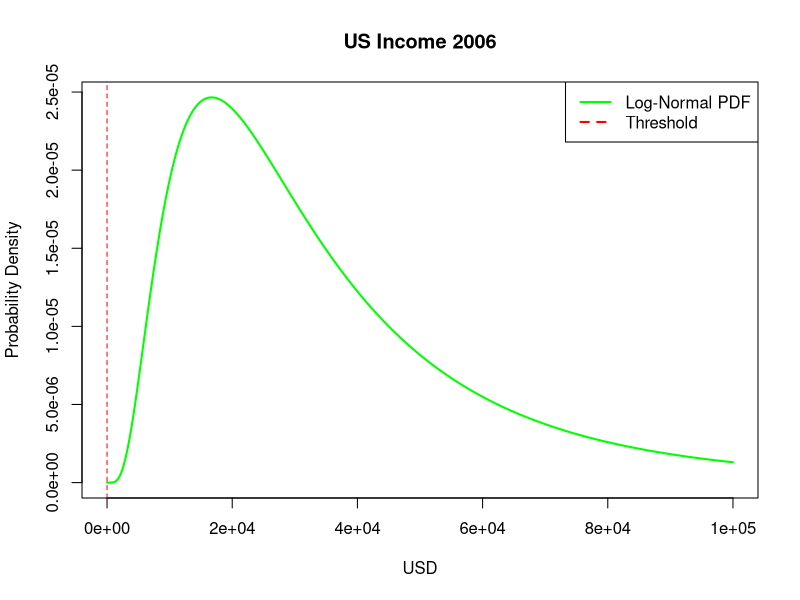

Generate this figure with R:
# Parameters
loc <- 10.2677
scale <- 0.73796
thresh <- 0

# Generate a sequence of values for which to calculate the PDF
x_values <- seq(0, 100000, length.out = 1000)

# Calculate the PDF using dlnorm
pdf_values <- dlnorm(x_values, meanlog = loc, sdlog = scale)

# Plot the PDF
plot(x_values, pdf_values, type = "l", col = "green", lwd = 2,
     xlab = "USD", ylab = "Probability Density",
     main = "US Income 2006")

# Add a vertical line at the threshold
abline(v = thresh, col = "red", lty = 2)

# Add legend
legend("topright", legend = c("Log-Normal PDF", "Threshold"),
       col = c("green", "red"), lty = c(1, 2), lwd = c(2, 2))
